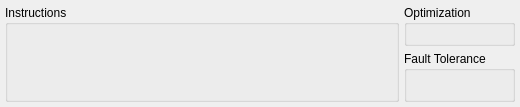
         <widget class="QWidget" name="tab" >
          <attribute name="title" >
           <string>General</string>
          </attribute>
          <layout class="QHBoxLayout" >
           <property name="margin" >
            <number>5</number>
           </property>
           <property name="spacing" >
            <number>5</number>
           </property>
           <item>
            <widget class="QGroupBox" name="groupBox_10" >
             <property name="title" >
              <string>Instructions</string>
             </property>
             <property name="lineWidth" stdset="0" >
              <number>1</number>
             </property>
             <layout class="QVBoxLayout" >
              <property name="margin" >
               <number>9</number>
              </property>
              <property name="spacing" >
               <number>0</number>
              </property>
              <item>
               <widget class="MdtGui::LabeledCheckbox" name="C_USE_BARREL" >
                <property name="TclProc" >
                  <string>gui_use_barrel</string>
                </property>
                <property name="Label" >
                 <string>Enable Barrel Shifter</string>
                </property>
                <property name="LabelTooltip" >
                 <string>&lt;qt>Enable a hardware barrel shifter in MicroBlaze.  This parameter enables the instructions bsrl, bsra, bsll, bsrli, bsrai, and bslli.  Enabling the barrel shifter can dramatically improve the performance of an application, but will increase the size of the processor.  The compiler will automatically use the barrel shift instructions if this parameter is enabled.&lt;/qt></string>
                </property>
                <property name="Key" >
                 <string>C_USE_BARREL</string>
                </property>
                <property name="Hidden" >
                 <bool>false</bool>
                </property>
               </widget>
              </item>
              <item>
               <widget class="MdtGui::LabeledCombobox" name="C_USE_FPU" >
                <property name="TclProc" >
                  <string>gui_use_fpu</string>
                </property>
                <property name="Label" >
                 <string>Enable Floating Point Unit</string>
                </property>
                <property name="LabelTooltip" >
                 <string>&lt;qt> Enable a single-precision floating point unit based on the IEEE-754 standard.  Using the FPU will significantly improve the single-precision floating point performance of the application and significantly increase the size of MicroBlaze.  Setting this parameter to BASIC enables the instructions fadd, frsub, fmul, fdiv, and fcmp.  Setting it to EXTENDED also enables the instructions flt, fint, and fsqrt.  The compiler will automatically use the FPU instructions corresponding to the setting of this parameter. &lt;/qt></string>
                </property>
                <property name="Key" >
                 <string>C_USE_FPU</string>
                </property>
               </widget>
              </item>
              <item>
               <widget class="MdtGui::LabeledCombobox" name="C_USE_HW_MUL" >
                <property name="TclProc" >
                  <string>gui_use_hw_mul</string>
                </property>
                <property name="Label" >
                 <string>Enable Integer Multiplier</string>
                </property>
                <property name="LabelTooltip" >
                 <string>&lt;qt> Enable a hardware integer multiplier in MicroBlaze.  This parameter enables the instructions mul and muli when set to MUL32.  The additional instructions mulh, mulhu and mulhsu for 64-bit multiplication are also enabled when set to MUL64. This parameter can be set to NONE to free up MUL or DSP48 primitives in the device for other uses.  Setting this parameter to NONE has a minor effect on the area of MicroBlaze.  The compiler will automatically use the mul instructions if this parameter is enabled.&lt;/qt></string>
                </property>
                <property name="Key" >
                 <string>C_USE_HW_MUL</string>
                </property>
               </widget>
              </item>
              <item>
               <widget class="MdtGui::LabeledCheckbox" name="C_USE_DIV" >
                <property name="TclProc" >
                  <string>gui_use_div</string>
                </property>
                <property name="Label" >
                 <string>Enable Integer Divider</string>
                </property>
                <property name="LabelTooltip" >
                 <string>&lt;qt>Enable a hardware integer divider in MicroBlaze.   This parameter enables the instructions idiv and idivu.  This parameter can be enabled to improve the performance of an application that performs integer division, but will increase the size of the processor.  The compiler will automatically use the idiv instructions if this parameter is enabled.&lt;/qt></string>
                </property>
                <property name="Key" >
                 <string>C_USE_DIV</string>
                </property>
               </widget>
              </item>
              <item>
               <widget class="MdtGui::LabeledCheckbox" name="C_USE_MSR_INSTR" >
                <property name="TclProc" >
                  <string>gui_use_msr_instr</string>
                </property>
                <property name="enabled" >
                 <bool>true</bool>
                </property>
                <property name="Label" >
                 <string>Enable Additional Machine Status Register Instructions</string>
                </property>
                <property name="LabelTooltip" >
                 <string>&lt;qt>Enable additional machine status register instructions for setting and clearing bits in the MSR.  This parameter enables the instructions msrset and msrclr.  Enabling this parameter will improve the performance of changing bits in the MSR.&lt;/qt></string>
                </property>
                <property name="Key" >
                 <string>C_USE_MSR_INSTR</string>
                </property>
               </widget>
              </item>
              <item>
               <widget class="MdtGui::LabeledCheckbox" name="C_USE_PCMP_INSTR" >
                <property name="TclProc" >
                  <string>gui_use_pcmp_instr</string>
                </property>
                <property name="enabled" >
                 <bool>true</bool>
                </property>
                <property name="Label" >
                 <string>Enable Pattern Comparator</string>
                </property>
                <property name="LabelTooltip" >
                 <string>&lt;qt>Enable pattern compare instructions pcmpbf, pcmpeq, and pcmpne.  The pattern compare byte find (pcmpbf) instruction returns the position of the first byte that matches between two words and improves the performance of string and pattern matching operations.  The pcmpbf instruction is automatically used by the Xilinx Embedded Development Kit (EDK) libraries if this parameter is enabled.  The pcmpeq and pcmpne instructions return 1 or 0 based on the equality of the two words.  These instructions improve the performance of setting flags and are automatically used by the compiler.&lt;/qt></string>
                </property>
                <property name="Key" >
                 <string>C_USE_PCMP_INSTR</string>
                </property>
               </widget>
              </item>
              <item>
               <widget class="MdtGui::LabeledCheckbox" name="C_USE_EXTENDED_FSL_INSTR" >
                <property name="TclProc" >
                  <string>gui_use_extended_fsl_instr</string>
                </property>
                <property name="enabled" >
                 <bool>true</bool>
                </property>
                <property name="Label" >
                 <string>Enable Additional Stream Instructions</string>
                </property>
                <property name="LabelTooltip" >
                 <string>&lt;qt>Enable additional stream instructions.  These instructions provide additional functionality when using stream links, either Fast Simplex Link (FSL) or Advanced eXtensible Interface (AXI), including dynamic access instructions GETD and PUTD that use registers to select the interface.  The instructions are also extended with variants that provide: &lt;ul>&lt;li>Atomic GET, GETD, PUT and PUTD instructions.&lt;li>Test-only GET and GETD instructions.&lt;li>GET and GETD instructions that generate a stream exception if the control bit is not set. The stream exception must also be enabled to use these instructions.&lt;/ul>At least one stream link must be select to use these instructions.&lt;/qt></string>
                </property>
                <property name="Key" >
                 <string>C_USE_EXTENDED_FSL_INSTR</string>
                </property>
               </widget>
              </item>
              <item>
               <spacer>
                <property name="orientation" >
                 <enum>Qt::Vertical</enum>
                </property>
                <property name="sizeType" >
                 <enum>QSizePolicy::Expanding</enum>
                </property>
                <property name="sizeHint" >
                 <size>
                  <width>370</width>
                  <height>50</height>
                 </size>
                </property>
               </spacer>
              </item>
             </layout>
            </widget>
           </item>

           <item>
            <layout class="QVBoxLayout" >
             <property name="margin" >
              <number>0</number>
             </property>
             <property name="spacing" >
              <number>5</number>
             </property>
             <item>
              <widget class="QGroupBox" name="groupBox_11" >
               <property name="title" >
                <string>Optimization</string>
               </property>
               <property name="lineWidth" stdset="0" >
                <number>1</number>
               </property>
               <layout class="QVBoxLayout" >
                <property name="margin" >
                 <number>9</number>
                </property>
                <property name="spacing" >
                 <number>0</number>
                </property>
                <item>
                 <widget class="MdtGui::LabeledCheckbox" name="C_AREA_OPTIMIZED" >
                  <property name="TclProc" >
                    <string>gui_area_optimized</string>
                  </property>
                  <property name="Label" >
                   <string>Select implementation to optimize area (with lower instruction throughput)</string>
                  </property>
                  <property name="LabelTooltip" >
                   <string>&lt;qt>Enable area optimized MicroBlaze.   When this parameter is set, the implementation is selected to optimize area, in particular by reducing the pipeline from five stages to three.  It is recommended to enable area optimization on architectures with limited resources, such as Spartan. However, if performance is critical, this parameter should not be set, since then some instructions will require additional clock cycles to execute.&lt;br>&lt;br>Note that the Memory Management Unit (MMU), Branch Target Cache, Instruction Cache Streams, Instruction Cache Victims, and Data Cache Victims are not available when this parameter is set.&lt;/qt></string>
                  </property>
                  <property name="Key" >
                   <string>C_AREA_OPTIMIZED</string>
                  </property>
                 </widget>
                </item>
                <item>
                 <widget class="MdtGui::LabeledCheckbox" name="C_USE_BRANCH_TARGET_CACHE" >
                  <property name="TclProc" >
                    <string>gui_use_btc</string>
                  </property>
                  <property name="Label" >
                   <string>Enable Branch Target Cache</string>
                  </property>
                  <property name="LabelTooltip" >
                   <string>&lt;qt>Enable Branch Target Cache in MicroBlaze.  When this parameter is set, the branch target cache is implemented, which improves branch performance by predicting conditional branches and caching branch targets.&lt;br>&lt;br>Note that to be able to use the Branch Target Cache, area optimization must not be enabled.&lt;/qt></string>
                  </property>
                  <property name="Key" >
                   <string>C_USE_BRANCH_TARGET_CACHE</string>
                  </property>
                 </widget>
                </item>
                <item>
                 <widget class="MdtGui::LabeledCombobox" name="C_BRANCH_TARGET_CACHE_SIZE" >
                  <property name="TclProc" >
                    <string>gui_btc_size</string>
                  </property>
                  <property name="Label" >
                   <string>Branch Target Cache Size</string>
                  </property>
                  <property name="LabelTooltip" >
                   <string>&lt;qt>This parameter specifies the Branch Target Cache size.  The DEFAULT value, which uses one Block RAM, gives 1024 cache entries in Virtex-5, Virtex-6 or Series 7, and 512 in all other architectures.  This value is recommended, unless Block RAM use must be avoided or further performance increase is desired.  Values from 8 to 64 entries are implemented with Distributed RAM, and values from 512 to 2048 entries use Block RAM.&lt;/qt></string>
                  </property>
                  <property name="Key" >
                   <string>C_BRANCH_TARGET_CACHE_SIZE</string>
                  </property>
                 </widget>
                </item>
               </layout>
              </widget>
             </item>

             <item>
              <widget class="QGroupBox" name="groupBox_12" >
               <property name="title" >
                <string>Fault Tolerance</string>
               </property>
               <property name="lineWidth" stdset="0" >
                <number>1</number>
               </property>
               <layout class="QVBoxLayout" >
                <property name="margin" >
                 <number>9</number>
                </property>
                <property name="spacing" >
                 <number>0</number>
                </property>
                <item>
                 <widget class="MdtGui::LabeledCheckbox" name="C_FAULT_TOLERANT" >
                  <property name="TclProc" >
                    <string>gui_fault_tolerant</string>
                  </property>
                  <property name="Label" >
                   <string>Enable Fault Tolerance Support</string>
                  </property>
                  <property name="LabelTooltip" >
                   <string>&lt;qt>When fault tolerance support is enabled, MicroBlaze protects internal Block RAM with parity, and supports Error Correcting Codes (ECC) in LMB Block RAM. This prevents a bit flip in Block RAM from affecting the processor function.&lt;br>&lt;br>If fault tolerance is enabled in MicroBlaze, ECC is automatically enabled in connected LMB BRAM controllers, and vice versa.&lt;br>&lt;br>Note that fault tolerance is not available with write-back data cache.&lt;/qt></string>
                  </property>
                  <property name="Key" >
                   <string>C_FAULT_TOLERANT</string>
                  </property>
                  <property name="Hidden" >
                   <bool>false</bool>
                  </property>
                 </widget>
                </item>
                <item>
                 <spacer>
                  <property name="orientation" >
                   <enum>Qt::Vertical</enum>
                  </property>
                  <property name="sizeType" >
                   <enum>QSizePolicy::Expanding</enum>
                  </property>
                  <property name="sizeHint" >
                   <size>
                    <width>10</width>
                    <height>10</height>
                   </size>
                  </property>
                 </spacer>
                </item>
               </layout>
              </widget>
             </item>
            </layout>
           </item>
          </layout>
         </widget>
